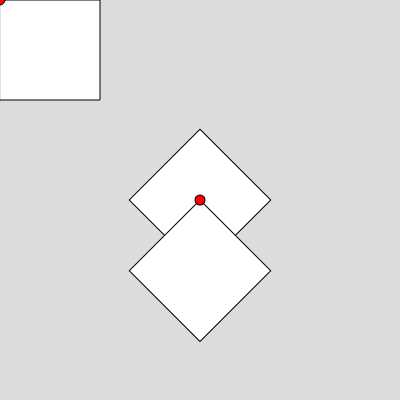
Frame 1 (no input)
Frame 60 (no input): identical to frame 1, image omitted
Frame 120 (the mouse pressed at the canvas centre since frame 60): identical to frame 1, image omitted

The p5.js sketch that drew this single still picture (run headless with seeded random() and noise() and a simulated clock; from frame 60 on, the mouse is pressed at the canvas centre):

// p5.js sketch
// ── sketch.js
function setup() {
  createCanvas(400, 400);
  // rectMode(CENTER)
}

function draw() {
  background(220);
  // Aus Ebene pushen
  push();
  // Koordinaten verschieben
  translate(200, 200);
  // Rotieren
  rotate(PI / 4);
  // Zeichnen
  rect(-50, -50, 100, 100);
  rect(0, 0, 100, 100);
  fill("red");
  ellipse(0, 0, 10);
  // Koordinatensystem-dinge wieder löschen
  pop();
  rect(0, 0, 100, 100);
  fill("red");
  ellipse(0, 0, 10);
  fill("white");
}
